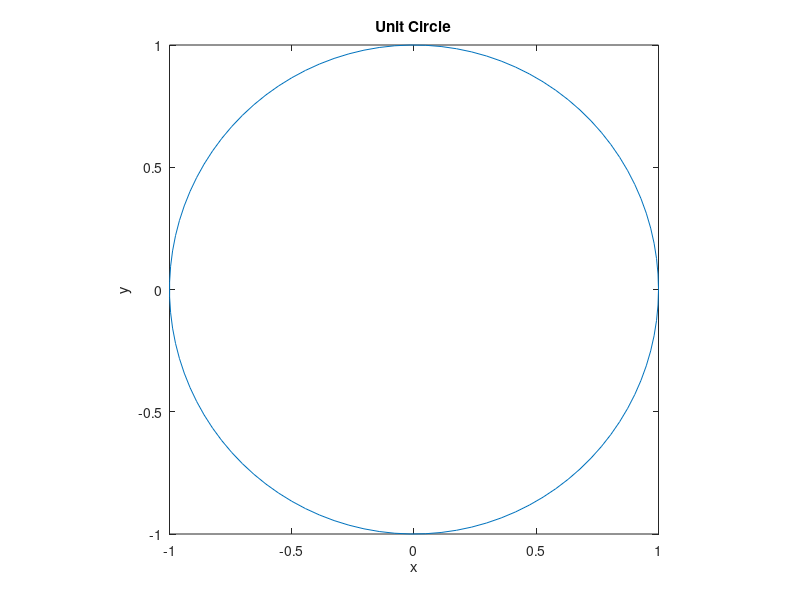

The MATLAB source for this figure:
theta = linspace(0, 2*pi, 100);
x = cos(theta);
y = sin(theta);

plot(x,y)

axis('square');

xlabel('x')

ylabel('y')

title('Unit Circle')

% Save as jpeg
